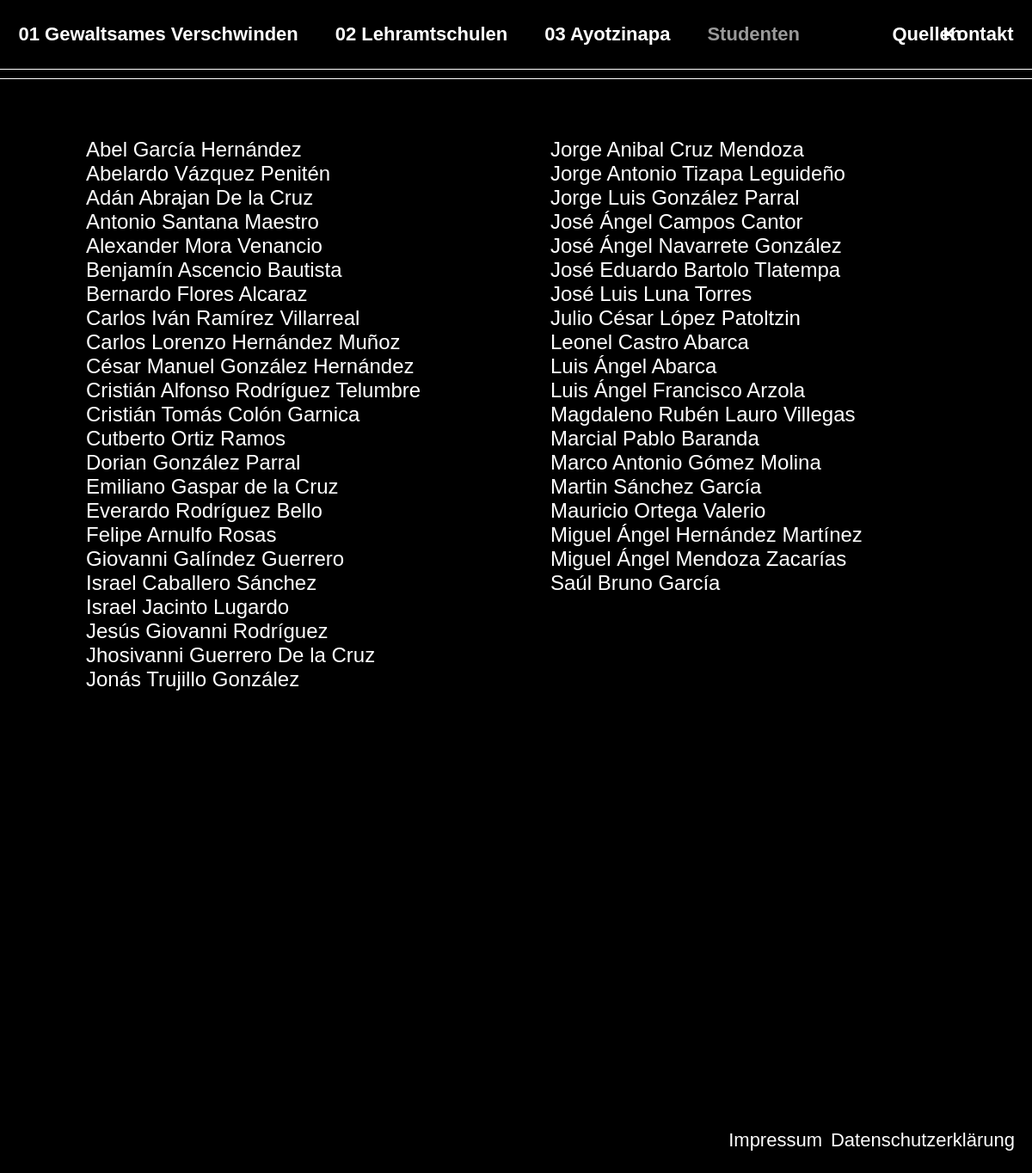
/students/, run on an earlier commit of the app's database.
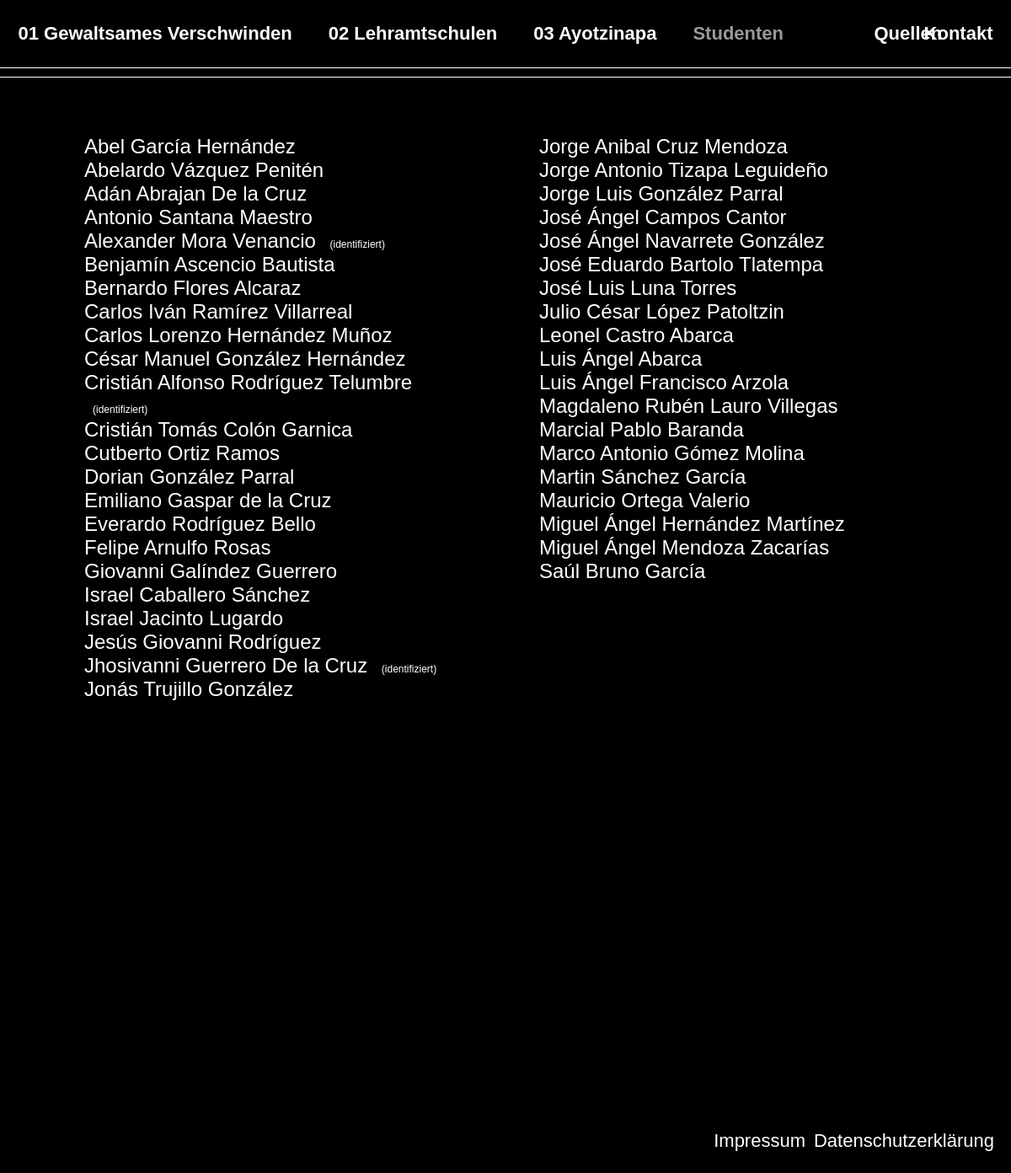
And on a later commit of the database.
### main/models.py (models this page shows, shortened)
class Victim(models.Model):
    prename = models.CharField(max_length=50, default="")
    name = models.CharField(max_length=50)
    identified = models.BooleanField(default=False)
    image = models.ImageField(upload_to = 'uploads/', blank=True, null= True)
    text = models.TextField(default="")
    birth_year = models.IntegerField(default=2000)
    class Meta:
        verbose_name = 'Opfer'
        verbose_name_plural = 'Opfer'

### main/views.py (the view)
# urls.py: path('students/', students, name='students'),
def students (request):
    first_column_students = Victim.objects.all()[:23]
    second_column_students = Victim.objects.all()[24:43]
    return render (request, 'students.html', {'first_column_students': first_column_students, 'second_column_students': second_column_students})

### main/templates/students.html (shortened to what this page needs)
{% extends 'page.html' %}
{% load markdown_extras %}
{% block load %}students{% endblock %}
{% block stylesheets %}
<link rel="stylesheet" href="../static/style/students.css">
{% endblock %}
{% block content %}
<div class="students">
    <div class="students-colums">
        {% for student in first_column_students %}
            <a class="students-link" href="{% url 'student' student.id %}">{{ student.prename }} {{ student.name }}
                {% if student.identified %}
                <span class="identified">(identifiziert)</span>{% endif %}
            </a>
        {% endfor %}
    </div>
    <div class="students-colums">
        {% for student in second_column_students %}
            <a class="students-link" href="{% url 'student' student.id %}">{{ student.prename }} {{ student.name }}</a>
        {% endfor %}
    </div>
</div>
{% endblock %}

What changed in the data, as far as the page shows it:
changed Victim "Alexander": now shows "(identifiziert)"
changed Victim "Cristián Alfonso": now shows "(identifiziert)"
changed Victim "Jhosivanni": now shows "(identifiziert)"
